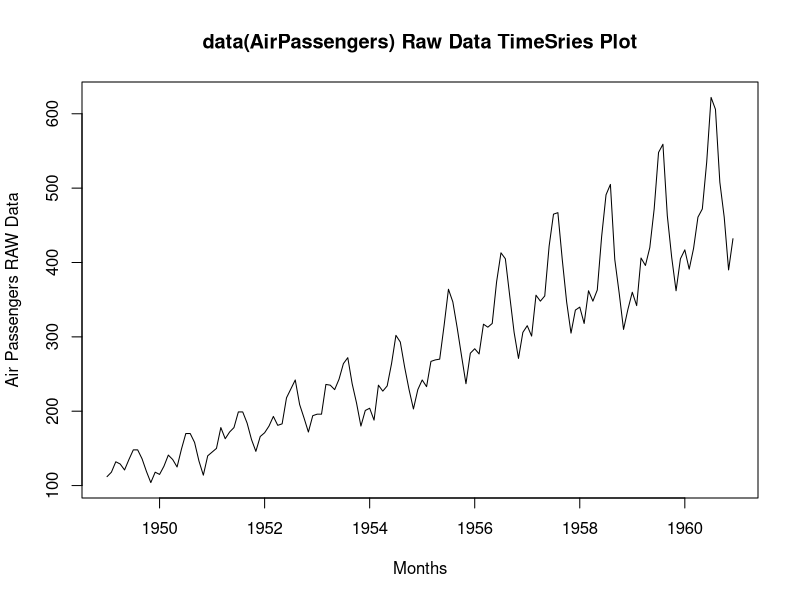
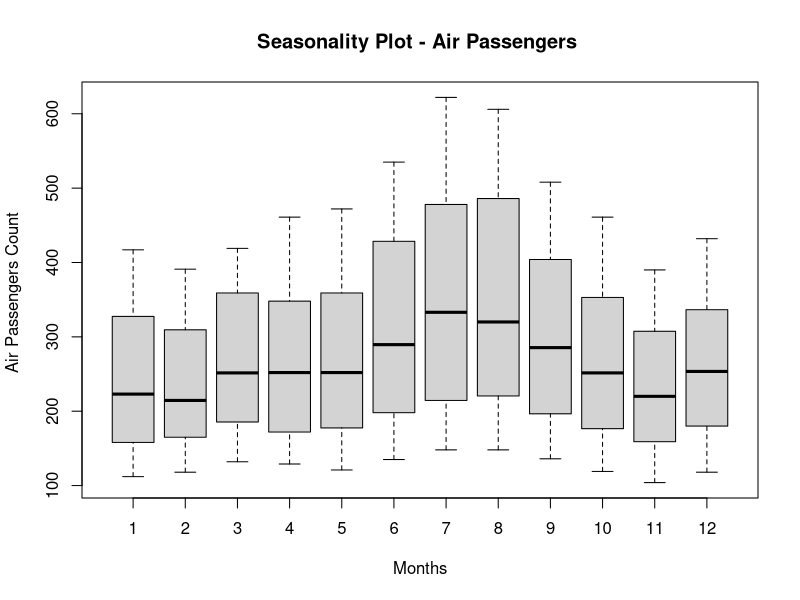

The R source for these figures, in order:
## ---- chunk 1
## Main Source and inspiration == http://www.maths.adelaide.edu.au/emac2009/
#Introductory Time Series with R
#by Paul S.P. Cowpertwait and Andrew Viggo Metcalfe
#Springer. ISBN: 978-0-387-88697-8
# All Text below within the QUOTE and UNQUOTE blocks is from this SPRINGER text mentioned above 

library(ggfortify)
library(tseries)
library(forecast)
data(AirPassengers)
ts_AirPassengers <- AirPassengers
class(ts_AirPassengers);head(ts_AirPassengers);tail(ts_AirPassengers);dim(ts_AirPassengers)
# Dimensions = NULL ??
# Check for Missing or NA 
sum(is.na(ts_AirPassengers)) # No Missing values - No NA 
# 

## ---- chunk 2

frequency(ts_AirPassengers);cycle(ts_AirPassengers)

summary(ts_AirPassengers)

plot(ts_AirPassengers,xlab="Months", ylab = "Air Passengers RAW Data",
     main=("data(AirPassengers) Raw Data TimeSries Plot"))
## ---- chunk 3
#QUOTE -- A systematic change in a time series that does not apppear to be PERIODIC 
#is known as a TREND -- UNQUOTE
## ---- chunk 4
#Seasonality Plot − Air Passengers

boxplot(ts_AirPassengers~cycle(ts_AirPassengers),xlab="Months", ylab = "Air Passengers Count " ,
        main ="Seasonality Plot - Air Passengers ")

## ---- chunk 5
